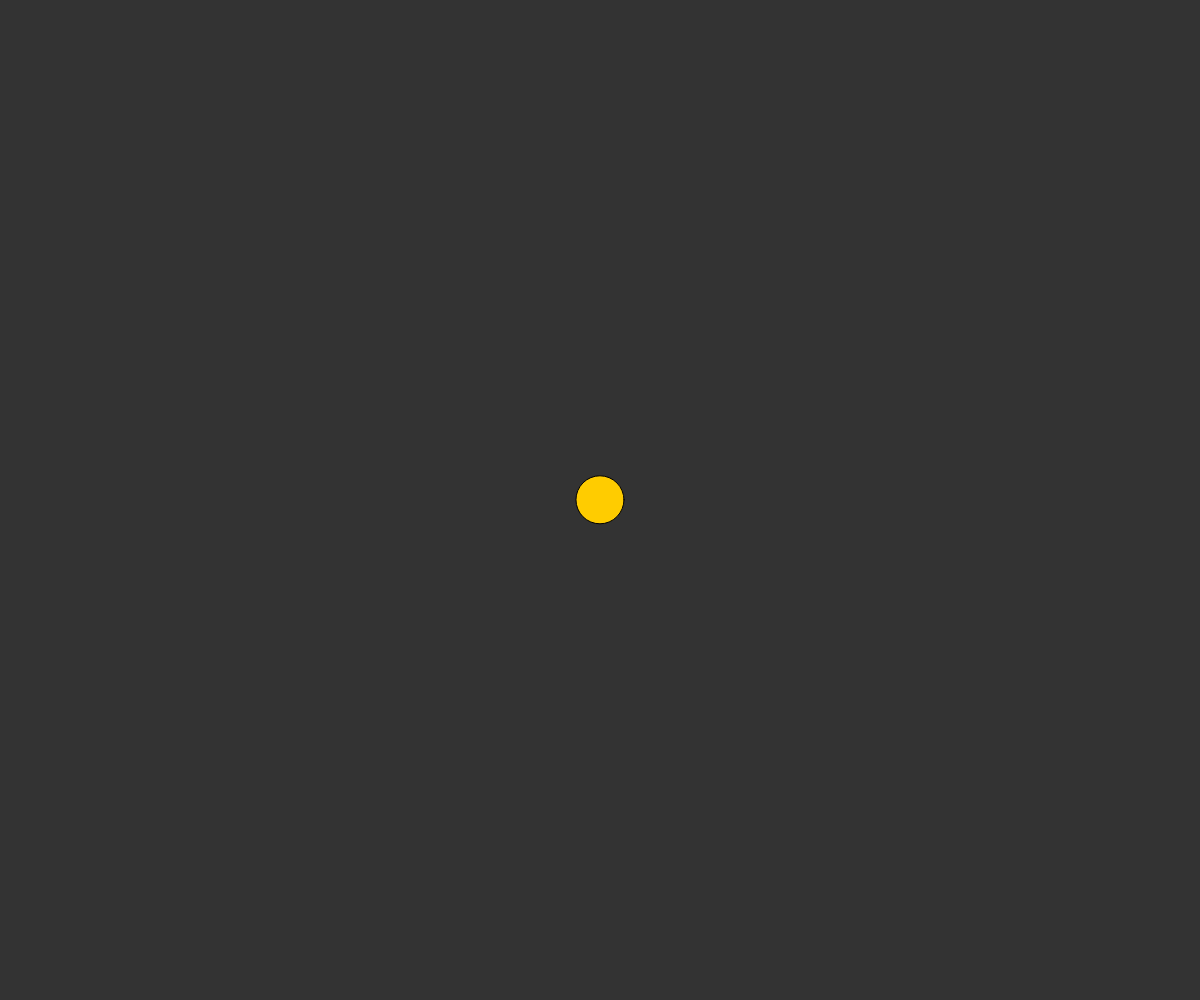
Frame 1 (no input)
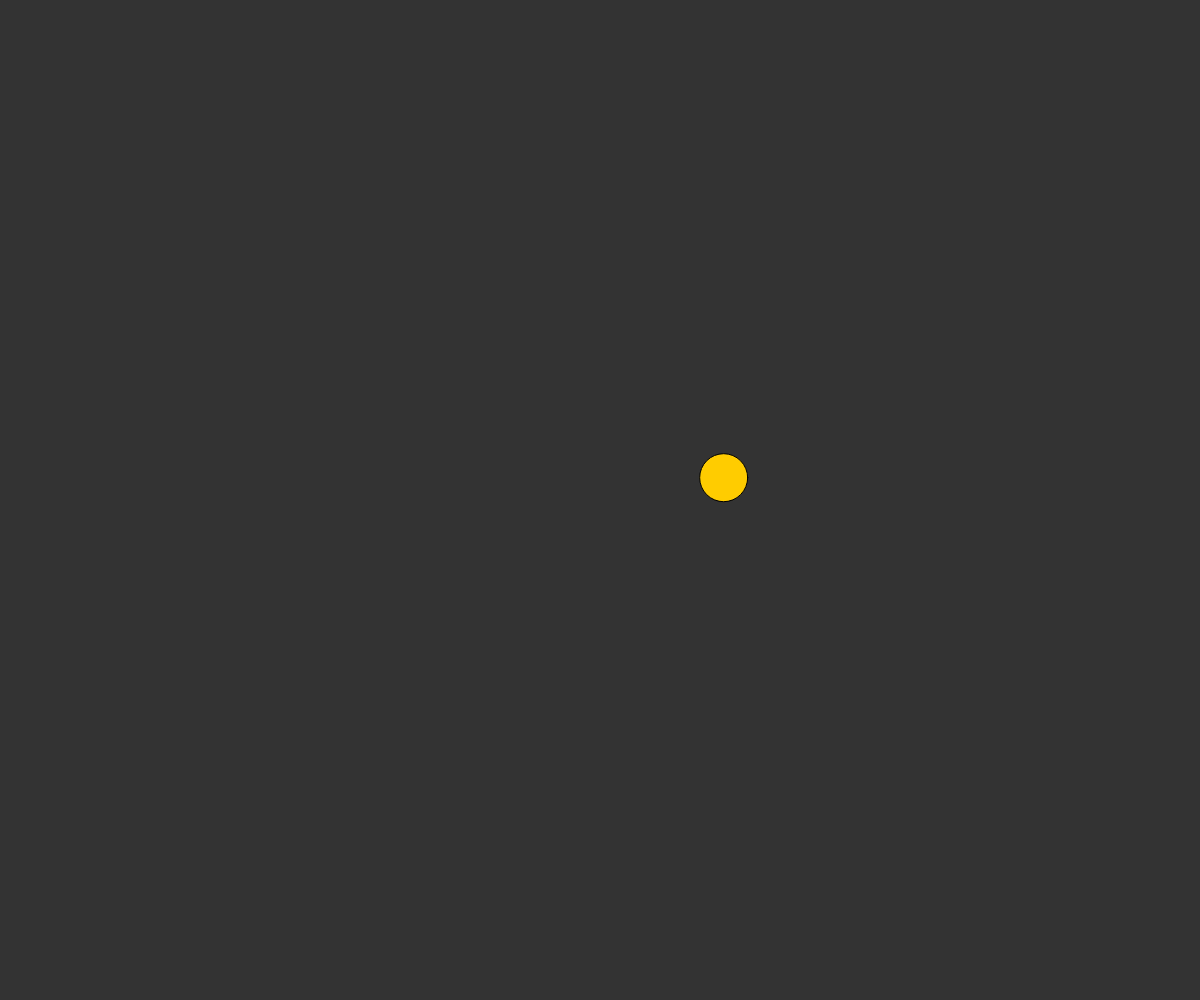
Frame 60 (no input)
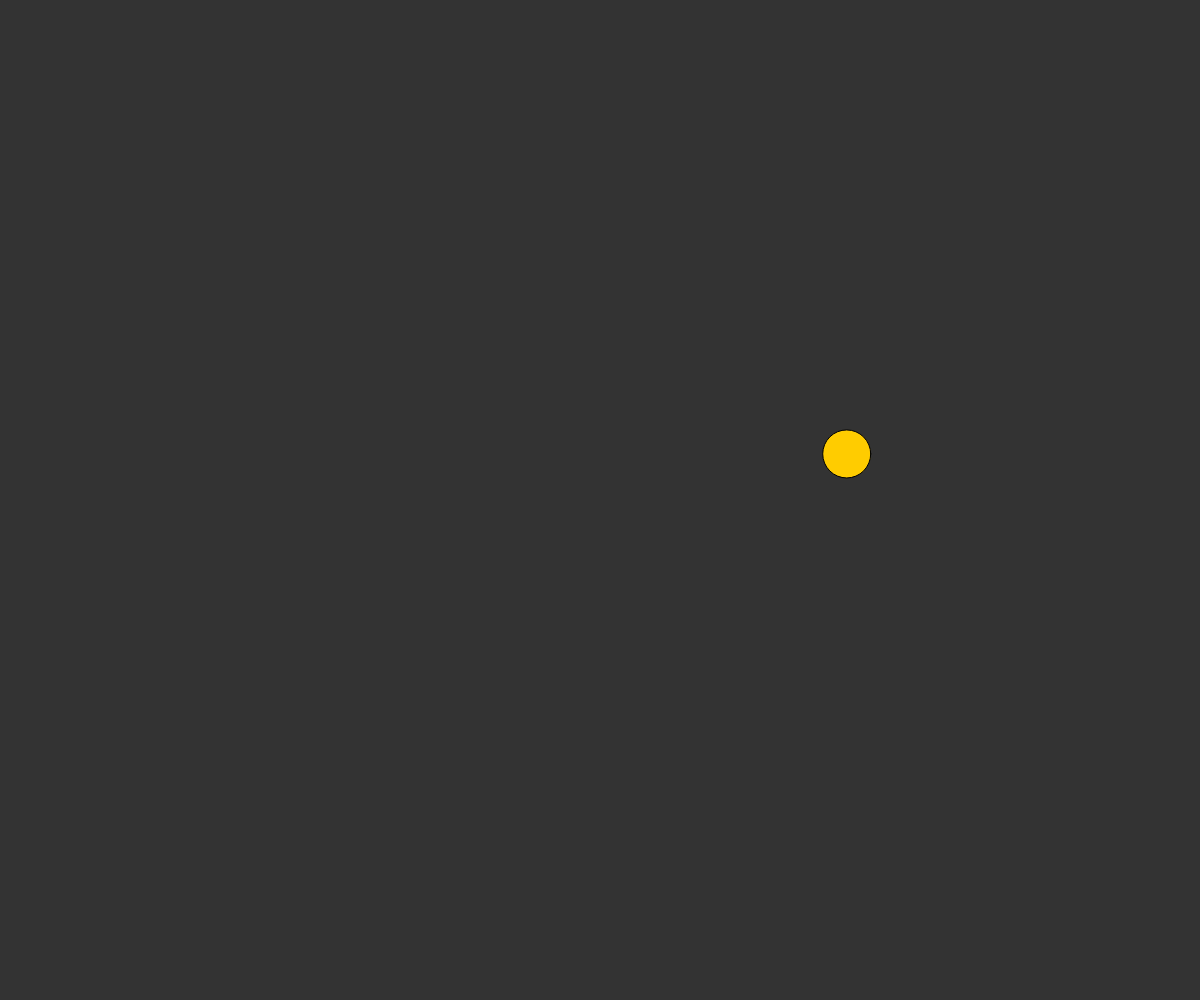
Frame 120 (the mouse pressed at the canvas centre since frame 60)

The p5.js sketch that drew these frames (run headless with seeded random() and noise() and a simulated clock; from frame 60 on, the mouse is pressed at the canvas centre):

// p5.js sketch
// ── sketch.js
var w;

function setup() {
  canvas = createCanvas(windowWidth,windowHeight);
  w = new Walker();
}

function draw() {
	background(51);
	w.update();
	w.display();
}

function Walker() {
	this.pos = createVector(width/2, height/2); // the ellipse starts from the centre of the screen
	this.vel = createVector(0, 0);
	this.acc = p5.Vector.fromAngle(random(TWO_PI));
	this.acc.setMag(0.2);



	this.update = function() {
	  this.acc.rotate(0.1);
	  this.vel.add(this.acc); //acceleration changes velocity
	  this.pos.add(this.vel); //velocity changes position

	  	}

	this.display = function() {
		fill(255, 204, 0);
		ellipse(this.pos.x, this.pos.y, 48, 48);
	}
}
